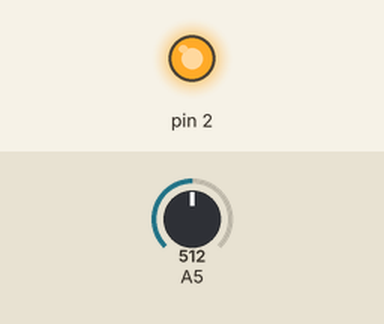
The sketch below on a simulated Arduino Uno, built with avr-gcc and run on an emulated ATmega328P. Parts: output pins drawn as LEDs (lit = HIGH). Dashed ring = blinking. The test bench sets the inputs (shaded band); at power-on: A5 = 512. Pins used as bus, display or sensor lines are not drawn.

Above: at 1.25 s.
At 6.4 s:
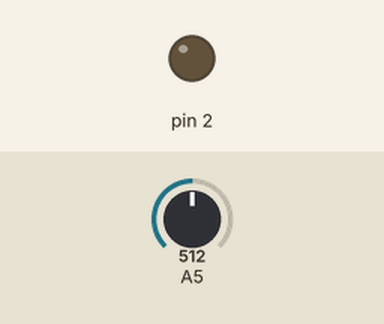
6.5 s: A5 set to 987
15.7 s: A5 set to 1009
At 19.2 s:
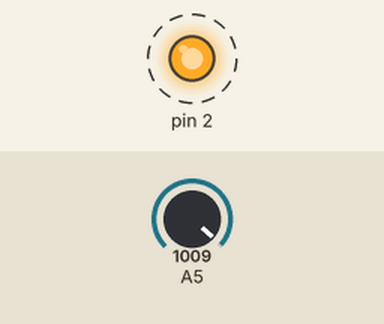
Timing chart, 0 to 27.2 s (numbered marks = the images above; inputs shaded):
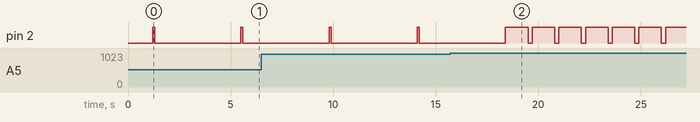

Measured:
- the behaviour switches between 1000 and 1001 on A5 (found by bisection; images 1 and 2)
- after the input at 15.7 s, pin 2: alternates HIGH for 1.1 s and LOW for 0.20 s, starting after 3.8 s
- by itself, pin 2: alternates HIGH for 0.10 s and LOW for 4.2 s

The sketch:

PruebaTiny85.ino
```cpp
void setup() {
  pinMode(0, OUTPUT);
  pinMode(1, OUTPUT);
  pinMode(2, OUTPUT);
  Serial.begin(9600);
}


void loop() {
  digitalWrite(4,HIGH);
  delay(1000);
  digitalWrite(0, HIGH);
  digitalWrite(1, LOW);
  digitalWrite(2, LOW);
  delay(100);
  digitalWrite(0, LOW);
  digitalWrite(1, HIGH);
  digitalWrite(2, LOW);
  delay(100);
  digitalWrite(0, LOW);
  digitalWrite(1, LOW);
  digitalWrite(2, HIGH);
  delay(100);
   int sensorValue = analogRead(5);

   if (sensorValue <= 1000) {
  digitalWrite(0, LOW);
  digitalWrite(1, LOW);
  digitalWrite(2, LOW);
  delay(3000);
   }
//  float voltage = sensorValue * (5.0 / 1023.0);
 // Serial.println(voltage);
}
```
